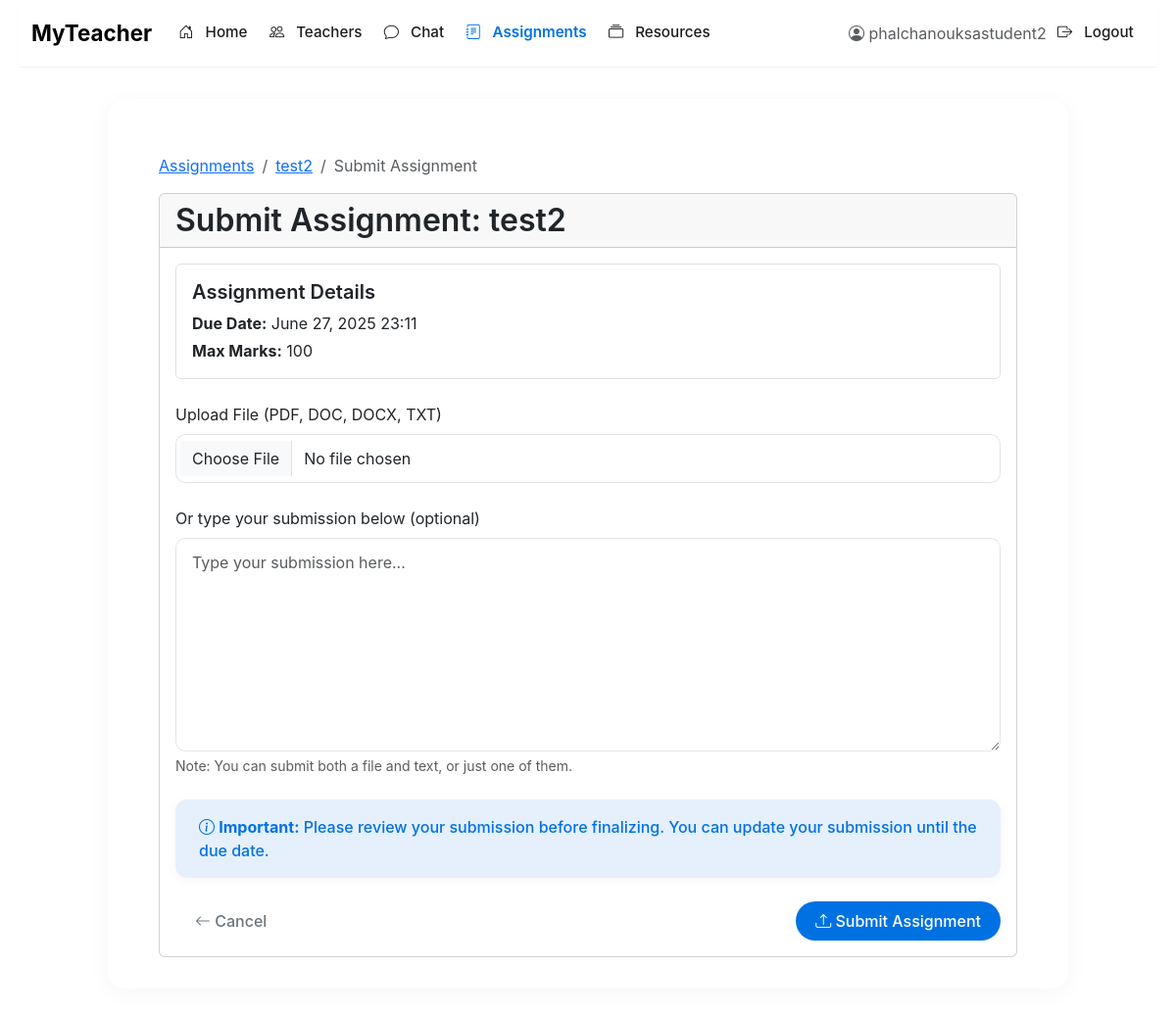
The page /assignments/3/submit/ (signed in) on the database its author committed.
### assignments/models.py (models this page shows, shortened)
class Assignment(models.Model):
    title = models.CharField(max_length=200)
    description = models.TextField()
    teacher = models.ForeignKey(UserProfile, on_delete=models.CASCADE, related_name='assignments_given')
    created_at = models.DateTimeField(auto_now_add=True)
    due_date = models.DateTimeField()
    max_marks = models.PositiveIntegerField(default=100)
    is_published = models.BooleanField(default=False)
    class Meta:
        ordering = ['-created_at']
    def is_past_due(self):
        return timezone.now() > self.due_date

### assignments/views.py (the view)
# urls.py: path('<int:pk>/submit/', views.submit_assignment, name='assignment-submit'),
@login_required
def submit_assignment(request, pk):
    assignment = get_object_or_404(Assignment, pk=pk, is_published=True)
    user = request.user.profile
    if user.role != 'student':
        messages.error(request, 'Only students can submit assignments.')
        return redirect('assignments:assignment-detail', pk=pk)
    submission = Submission.objects.filter(assignment=assignment, student=user).first()
    if submission:
        messages.error(request, 'You have already submitted this assignment. Multiple submissions are not allowed.')
        return redirect('assignments:assignment-detail', pk=pk)
    if request.method == 'POST':
        form = SubmissionForm(request.POST, request.FILES)
        if form.is_valid():
            submission = form.save(commit=False)
            submission.assignment = assignment
            submission.student = user
            submission.is_plagiarized = False
            submission.plagiarism_report = 'Plagiarism check not implemented yet'
            submission.save()
            messages.success(request, 'Your assignment has been submitted successfully!')
            return redirect('assignments:assignment-detail', pk=pk)
    else:
        form = SubmissionForm()
    return render(request, 'assignments/submit_assignment.html', {
        'form': form,
        'assignment': assignment,
        'submission': None  # No submission exists yet
    })

### assignments/forms.py
class SubmissionForm(forms.ModelForm):
    class Meta:
        model = Submission
        fields = ['file', 'text']
        widgets = {
            'text': forms.Textarea(attrs={'rows': 4, 'placeholder': 'Enter your submission text here (optional)'}),
        }

### templates/assignments/submit_assignment.html (shortened to what this page needs)
{% extends 'base.html' %}
{% block content %}
<div class="container mt-4">
    <nav aria-label="breadcrumb">
        <ol class="breadcrumb">
            <li class="breadcrumb-item"><a href="{% url 'assignments:assignment-list' %}">Assignments</a></li>
            <li class="breadcrumb-item"><a href="{% url 'assignments:assignment-detail' assignment.pk %}">{{ assignment.title|truncatewords:3 }}</a></li>
            <li class="breadcrumb-item active" aria-current="page">Submit Assignment</li>
        </ol>
    </nav>
    <div class="card">
        <div class="card-header">
            <h2 class="mb-0">Submit Assignment: {{ assignment.title }}</h2>
        </div>
        <div class="card-body">
            <div class="assignment-details mb-4 p-3 border rounded">
                <h5>Assignment Details</h5>
                <p class="mb-1"><strong>Due Date:</strong> {{ assignment.due_date|date:"F d, Y H:i" }}</p>
                <p class="mb-0"><strong>Max Marks:</strong> {{ assignment.max_marks }}</p>
            </div>
            <form method="post" enctype="multipart/form-data" class="mt-4">
                <div class="mb-4">
                    <label for="{{ form.file.id_for_label }}" class="form-label">
                        Upload File (PDF, DOC, DOCX, TXT)
                    </label>
                    <input type="file" class="form-control {% if form.file.errors %}is-invalid{% endif %}"
                           id="{{ form.file.id_for_label }}" name="{{ form.file.name }}"
                           accept=".pdf,.doc,.docx,.txt">
                </div>
                <div class="mb-4">
                    <label for="{{ form.text.id_for_label }}" class="form-label">
                        Or type your submission below (optional)
                    </label>
                    <textarea class="form-control {% if form.text.errors %}is-invalid{% endif %}"
                              id="{{ form.text.id_for_label }}" name="{{ form.text.name }}"
                              rows="8" placeholder="Type your submission here...">{{ form.text.value|default:'' }}</textarea>
                    <div class="form-text">
                        Note: You can submit both a file and text, or just one of them.
                    </div>
                </div>
                <div class="alert alert-info">
                    <i class="bi bi-info-circle"></i>
                    <strong>Important:</strong> Please review your submission before finalizing.
                    {% if submission %}
                        This will update your existing submission.
                    {% else %}
                        You can update your submission until the due date.
                    {% endif %}
                </div>
                <div class="d-flex justify-content-between mt-4">
                    <a href="{% url 'assignments:assignment-detail' assignment.pk %}"
                       class="btn btn-outline-secondary">
                        <i class="bi bi-arrow-left"></i> Cancel
                    </a>
                    <button type="submit" class="btn btn-primary">
                        <i class="bi bi-upload"></i> {% if submission %}Update{% else %}Submit{% endif %} Assignment
                    </button>
                </div>
            </form>
        </div>
    </div>
</div>
{% endblock %}

### templates/base.html (shortened to what this page needs)
<!DOCTYPE html>
<html lang="en">
  <head>
    <link
      href="https://cdn.jsdelivr.net/npm/bootstrap@5.3.0/dist/css/bootstrap.min.css"
      rel="stylesheet"
    />
    <link
      href="https://cdn.jsdelivr.net/npm/bootstrap-icons@1.11.0/font/bootstrap-icons.css"
      rel="stylesheet"
    />
    <link
      href="https://fonts.cdnfonts.com/css/sf-pro-display"
      rel="stylesheet"
    />
  </head>
  <body>
    <div class="container">
      <nav class="navbar navbar-expand-lg navbar-light">
        <div class="container-fluid">
          <a class="navbar-brand fw-bold" href="{% url 'home' %}">MyTeacher</a>
          <div class="collapse navbar-collapse" id="navbarNav">
            <ul class="navbar-nav me-auto">
              {% if user.is_authenticated %} {% url 'home' as home_url %}
              <li class="nav-item">
                <a
                  class="nav-link {% if request.path == home_url %}active{% endif %}"
                  href="{{ home_url }}"
                >
                  <i class="bi bi-house-door"></i> Home
                </a>
              </li>
              {% url 'teacher_list' as teacher_list_url %}
              <li class="nav-item">
                <a
                  class="nav-link {% if request.path == teacher_list_url %}active{% endif %}"
                  href="{{ teacher_list_url }}"
                >
                  <i class="bi bi-people"></i> Teachers
                </a>
              </li>
              {% url 'inbox' as inbox_url %}
              <li class="nav-item">
                <a
                  class="nav-link {% if request.path == inbox_url or '/chat/' in request.path %}active{% endif %}"
                  href="{{ inbox_url }}"
                >
                  <i class="bi bi-chat"></i> Chat
                </a>
              </li>
              {% url 'assignments:assignment-list' as assignments_url %}
              <li class="nav-item">
                <a
                  class="nav-link {% if request.path == assignments_url or '/assignments/' in request.path %}active{% endif %}"
                  href="{{ assignments_url }}"
                >
                  <i class="bi bi-journal-text"></i> Assignments
                </a>
              </li>
              {% url 'resources:list' as resources_url %}
              <li class="nav-item">
                <a
                  class="nav-link {% if request.path == resources_url or '/resources/' in request.path %}active{% endif %}"
                  href="{{ resources_url }}"
                >
                  <i class="bi bi-collection"></i> Resources
                </a>
              </li>
              {% endif %}
            </ul>
            <ul class="navbar-nav ms-auto">
              {% if user.is_authenticated %}
              <li class="nav-item d-flex align-items-center">
                <span class="text-muted"
                  ><i class="bi bi-person-circle"></i> {{ user.username }}</span
                >
              </li>
              <li class="nav-item">
                <a class="nav-link" href="{% url 'logout' %}"
                  ><i class="bi bi-box-arrow-right"></i> Logout</a
                >
              </li>
              {% endif %}
            </ul>
          </div>
        </div>
      </nav>
      <div class="content">{% block content %}{% endblock %}</div>
    </div>
  </body>
</html>

### templates/base.html (style rules this page uses)
:root { --apple-white: #ffffff; --apple-light-gray: #f5f5f7; --apple-medium-gray: #86868b; --apple-dark-gray: #1d1d1f; --apple-black: #000000; --apple-blue: #0071e3; --apple-blue-hover: #0077ed; --apple-red: #ff3b30; --apple-green: #34c759; }
* { margin: 0; padding: 0; box-sizing: border-box; }
body { font-family: "SF Pro Display", -apple-system, BlinkMacSystemFont, sans-serif; background-color: var(--apple-white); color: var(--apple-dark-gray); line-height: 1.5; font-weight: 400; -webkit-font-smoothing: antialiased; -moz-osx-font-smoothing: grayscale; overflow-x: hidden; }
h1, h2, h3, h4, h5, h6 { font-weight: 600; }
.container { max-width: 1200px; padding: 0 20px; }
.content { max-width: 980px; margin: 2rem auto; padding: 2rem; background-color: var(--apple-white); border-radius: 18px; box-shadow: 0 4px 24px rgba(0, 0, 0, 0.04); transition: transform 0.3s ease, box-shadow 0.3s ease; }
.navbar { background-color: rgba(255, 255, 255, 0.8) !important; backdrop-filter: saturate(180%) blur(20px); -webkit-backdrop-filter: saturate(180%) blur(20px); border-bottom: 1px solid rgba(0, 0, 0, 0.05); box-shadow: 0 1px 6px rgba(0, 0, 0, 0.02); padding: 0.75rem 0; margin-bottom: 2rem; transition: background-color 0.3s ease; }
.navbar-brand { font-weight: 600; font-size: 1.4rem; color: var(--apple-black); transition: color 0.2s ease; }
.navbar .nav-link { color: var(--apple-dark-gray); padding: 0.5rem 1rem; font-weight: 500; font-size: 0.95rem; margin: 0 0.2rem; position: relative; }
.navbar .nav-link.active { color: var(--apple-blue); font-weight: 600; }
.navbar .nav-link i { margin-right: 0.5rem; }
.btn { border-radius: 980px; padding: 0.5rem 1.25rem; font-weight: 500; transition: all 0.2s ease; border: none; }
.btn-primary { background-color: var(--apple-blue); color: white; }
.alert { border: none; border-radius: 12px; padding: 1rem 1.5rem; font-weight: 500; box-shadow: 0 2px 12px rgba(0, 0, 0, 0.04); }
.alert-info { background-color: rgba(0, 113, 227, 0.1); color: var(--apple-blue); }
.form-control { border-radius: 10px; padding: 0.75rem 1rem; border: 1px solid rgba(0, 0, 0, 0.1); transition: all 0.2s ease; }

### rows shown on the page
Assignment: title "test2", due_date "June 27, 2025 23:11", max_marks "100"

### other values the page prints
{{ user.username }} "phalchanouksastudent2"
